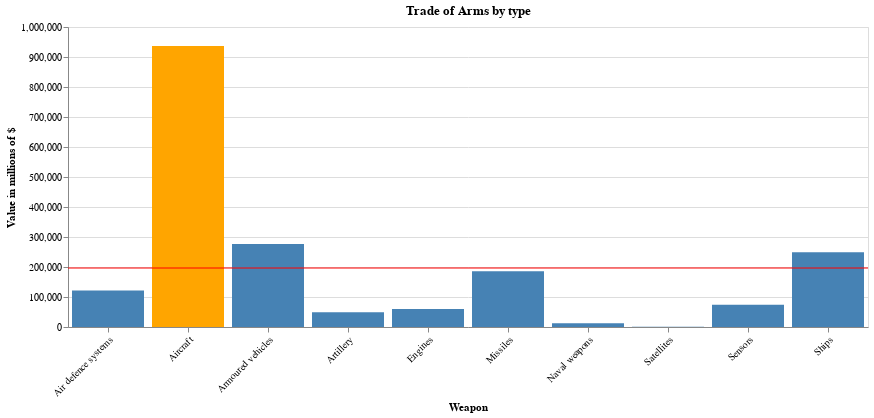

The code cell stored with this chart in its notebook:
### Markdown cell above
## Biggest arms trade by value

### Code cell
bar = alt.Chart(biggest_weapon, title='Trade of Arms by type').mark_bar().encode(
    alt.X('Weapon', axis=alt.Axis(labelAngle=-45)),
    alt.Y('value', title='Value in millions of $'),
    color=alt.condition(
        alt.datum.Weapon == 'Aircraft',  
        alt.value('orange'),    
        alt.value('steelblue')
    )
)
rule = alt.Chart(biggest_weapon).mark_rule(color='red').encode(
    y='mean(value)'
)
(bar + rule).properties(width=800)

### Figure 1 — Vega-Lite specification as saved in the notebook (floating-point values rounded to 4 significant figures)
{"config": {"view": {"continuousWidth": 400, "continuousHeight": 300}}, "layer": [{"mark": "bar", "encoding": {"color": {"condition": {"value": "orange", "test": "(datum.Weapon === 'Aircraft')"}, "value": "steelblue"}, "x": {"type": "nominal", "axis": {"labelAngle": -45}, "field": "Weapon"}, "y": {"type": "quantitative", "field": "value", "title": "Value in millions of $"}}, "title": "Trade of Arms by type"}, {"mark": {"type": "rule", "color": "red"}, "encoding": {"y": {"type": "quantitative", "aggregate": "mean", "field": "value"}}}], "data": {"name": "data-44411cd1c057395a1b5f95b4a8ff5c2d"}, "width": 800, "$schema": "https://vega.github.io/schema/vega-lite/v4.8.1.json", "datasets": {"data-44411cd1c057395a1b5f95b4a8ff5c2d": [{"Weapon": "Aircraft", "variable": "Total", "value": 936571}, {"Weapon": "Air defence systems", "variable": "Total", "value": 121760}, {"Weapon": "Armoured vehicles", "variable": "Total", "value": 276383}, {"Weapon": "Artillery", "variable": "Total", "value": 49330}, {"Weapon": "Engines", "variable": "Total", "value": 59892}, {"Weapon": "Missiles", "variable": "Total", "value": 185779}, {"Weapon": "Naval weapons", "variable": "Total", "value": 12357}, {"Weapon": "Satellites", "variable": "Total", "value": 500}, {"Weapon": "Sensors", "variable": "Total", "value": 74276}, {"Weapon": "Ships", "variable": "Total", "value": 249486}]}}
